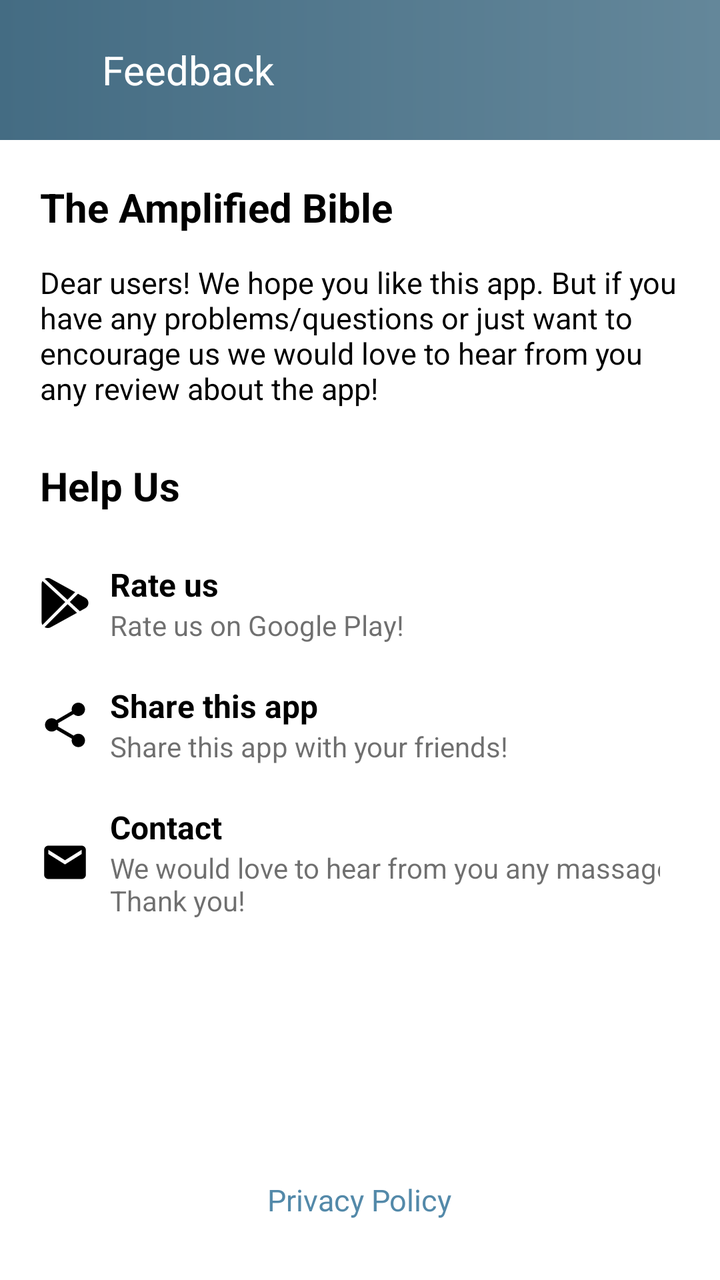
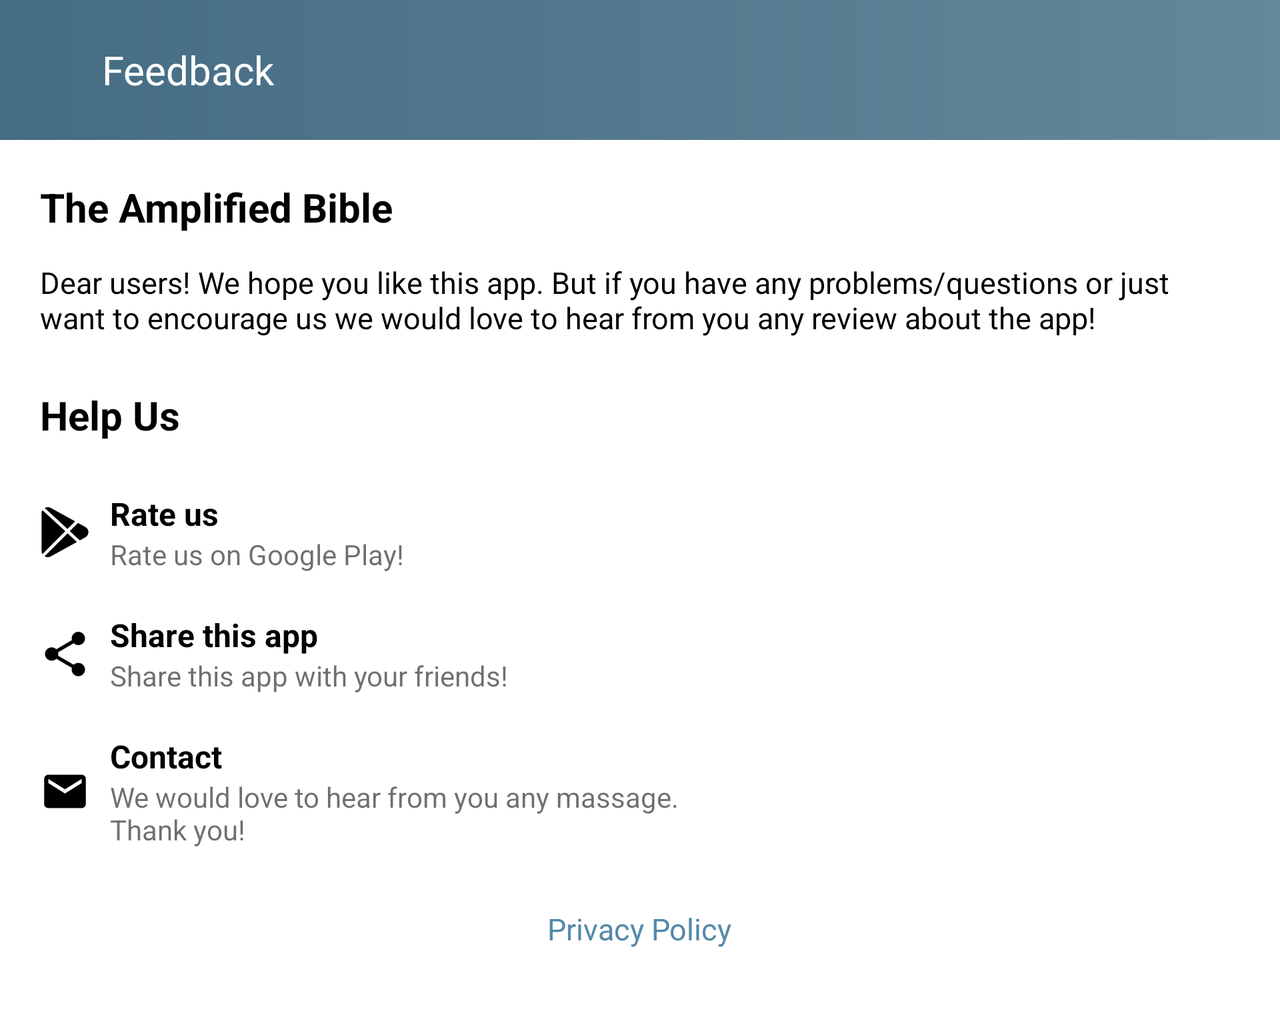

An Android layout and its configuration variant, each rendered on a device that would load it. The default file and the variant file are quoted in full after the pictures.
<!-- AndroidManifest.xml: application theme Theme.Bible -->
<!-- res/layout/fragment_feedback.xml -->
<?xml version="1.0" encoding="utf-8"?>
<FrameLayout xmlns:android="http://schemas.android.com/apk/res/android"
    android:layout_width="match_parent"
    android:layout_height="match_parent"
    android:clickable="true"
    android:focusable="true"
    android:background="?attr/mainBackground"
    android:orientation="vertical">

    <LinearLayout
        android:orientation="vertical"
        android:layout_width="match_parent"
        android:layout_height="wrap_content">

        <androidx.appcompat.widget.Toolbar
            android:id="@+id/toolbar"
            android:paddingEnd="20dp"
            android:background="@drawable/gradient"
            android:layout_width="match_parent"
            android:layout_height="70dp">

            <GridLayout
                android:layout_width="match_parent"
                android:layout_height="wrap_content">

                <ImageView
                    android:id="@+id/imageViewBack"
                    android:src="@drawable/ic_back"
                    android:padding="10dp"
                    android:layout_gravity="center_vertical"
                    android:layout_width="wrap_content"
                    android:layout_height="wrap_content" />

                <TextView
                    android:id="@+id/textViewToolbar"
                    android:text="@string/feedback"
                    android:textSize="20sp"
                    android:textColor="@color/white"
                    android:layout_columnWeight="1"
                    android:paddingStart="15dp"
                    android:layout_gravity="center_vertical"
                    android:layout_width="wrap_content"
                    android:layout_height="wrap_content"/>

            </GridLayout>
        </androidx.appcompat.widget.Toolbar>

        <LinearLayout
            android:padding="20dp"
            android:orientation="vertical"
            android:layout_width="match_parent"
            android:layout_height="wrap_content">

            <TextView
                android:text="@string/feedback_title"
                android:textSize="20sp"
                android:textStyle="bold"
                android:textColor="?attr/feedbackTitle"
                android:layout_width="wrap_content"
                android:layout_height="wrap_content"/>

            <TextView
                android:text="@string/feedback_text"
                android:textSize="15sp"
                android:textColor="?attr/feedbackText"
                android:layout_marginTop="14dp"
                android:layout_width="wrap_content"
                android:layout_height="wrap_content"/>

            <TextView
                android:text="@string/feedback_help_us"
                android:textSize="20sp"
                android:textStyle="bold"
                android:textColor="?attr/feedbackHelpUs"
                android:layout_marginTop="25dp"
                android:layout_marginBottom="15dp"
                android:layout_width="wrap_content"
                android:layout_height="wrap_content"/>

            <GridLayout
                android:id="@+id/gridLayoutRate"
                android:paddingTop="10dp"
                android:paddingBottom="10dp"
                android:paddingEnd="10dp"
                android:layout_width="match_parent"
                android:layout_height="wrap_content">

                <ImageView
                    android:layout_marginEnd="10dp"
                    android:layout_gravity="center_vertical"
                    android:src="@drawable/ic_feedback_googleplay"
                    android:layout_width="25dp"
                    android:layout_height="25dp"/>

                <LinearLayout
                    android:gravity="center_vertical"
                    android:orientation="vertical"
                    android:layout_width="wrap_content"
                    android:layout_height="wrap_content">

                    <TextView
                        android:text="@string/feedback_rate"
                        android:textSize="16sp"
                        android:textStyle="bold"
                        android:textColor="?attr/feedbackName"
                        android:layout_width="wrap_content"
                        android:layout_height="wrap_content"/>

                    <TextView
                        android:textColor="?attr/feedbackDescription"
                        android:text="@string/feedback_rate_description"
                        android:layout_width="wrap_content"
                        android:layout_height="wrap_content"/>

                </LinearLayout>

            </GridLayout>

            <GridLayout
                android:id="@+id/gridLayoutShare"
                android:paddingTop="10dp"
                android:paddingBottom="10dp"
                android:paddingEnd="10dp"
                android:layout_width="match_parent"
                android:layout_height="wrap_content">

                <ImageView
                    android:layout_marginEnd="10dp"
                    android:layout_gravity="center_vertical"
                    android:src="@drawable/ic_share_feedback"
                    android:layout_width="25dp"
                    android:layout_height="25dp"/>

                <LinearLayout
                    android:orientation="vertical"
                    android:layout_width="wrap_content"
                    android:layout_height="wrap_content">

                    <TextView
                        android:text="@string/feedback_share"
                        android:textStyle="bold"
                        android:textSize="16sp"
                        android:textColor="?attr/feedbackName"
                        android:layout_width="wrap_content"
                        android:layout_height="wrap_content"/>

                    <TextView
                        android:textColor="?attr/feedbackDescription"
                        android:text="@string/feedback_share_description"
                        android:layout_width="wrap_content"
                        android:layout_height="wrap_content"/>

                </LinearLayout>

            </GridLayout>

            <GridLayout
                android:id="@+id/gridLayoutContact"
                android:paddingTop="10dp"
                android:paddingBottom="10dp"
                android:paddingEnd="10dp"
                android:layout_width="match_parent"
                android:layout_height="wrap_content">

                <ImageView
                    android:layout_marginEnd="10dp"
                    android:layout_gravity="center_vertical"
                    android:src="@drawable/ic_feedback_contact"
                    android:layout_width="25dp"
                    android:layout_height="25dp"/>

                <LinearLayout
                    android:orientation="vertical"
                    android:layout_width="wrap_content"
                    android:layout_height="wrap_content">

                    <TextView
                        android:text="@string/feedback_contact"
                        android:textStyle="bold"
                        android:textSize="16sp"
                        android:textColor="?attr/feedbackName"
                        android:layout_width="wrap_content"
                        android:layout_height="wrap_content"/>

                    <TextView
                        android:textColor="?attr/feedbackDescription"
                        android:text="@string/feedback_contact_description"
                        android:layout_width="wrap_content"
                        android:layout_height="wrap_content"/>

                </LinearLayout>

            </GridLayout>

        </LinearLayout>

    </LinearLayout>

    <TextView
        android:id="@+id/textViewPolicy"
        android:text="@string/feedback_policy"
        android:textSize="15sp"
        android:textColor="?attr/feedbackPolicy"
        android:layout_marginBottom="30dp"
        android:layout_gravity="bottom|center"
        android:layout_width="wrap_content"
        android:layout_height="wrap_content"/>

</FrameLayout>
<!-- resources referenced by this layout -->
<resources>
  <color name="white">#FFFFFFFF</color>
  <!-- drawable gradient (drawable) -->
  <?xml version="1.0" encoding="utf-8"?>
  <shape xmlns:android="http://schemas.android.com/apk/res/android">
  
      <gradient android:angle="0"
          android:startColor="?attr/mainToolbarGradientStart"
          android:endColor="?attr/mainToolbarGradientEnd"/>
  
  </shape>
  <!-- drawable ic_feedback_contact (drawable) -->
  <vector xmlns:android="http://schemas.android.com/apk/res/android"
      android:width="24dp"
      android:height="24dp"
      android:tint="?attr/feedbackIcon"
      android:viewportWidth="24"
      android:viewportHeight="24">
      <path
          android:fillColor="?attr/feedbackIcon"
          android:pathData="M20,4L4,4c-1.1,0 -1.99,0.9 -1.99,2L2,18c0,1.1 0.9,2 2,2h16c1.1,0 2,-0.9 2,-2L22,6c0,-1.1 -0.9,-2 -2,-2zM20,8l-8,5 -8,-5L4,6l8,5 8,-5v2z" />
  </vector>
  <!-- drawable ic_feedback_googleplay (drawable) -->
  <vector xmlns:android="http://schemas.android.com/apk/res/android"
      android:width="30dp"
      android:height="30dp"
      android:viewportWidth="30"
      android:viewportHeight="30">
    <group>
      <clip-path
          android:pathData="M0,0h30v30h-30z"/>
      <path
          android:pathData="M6.548,0.4798C5.3743,-0.1689 3.9962,-0.1539 2.83,0.4892L16.498,13.0978L21.0896,8.5062L6.548,0.4798Z"
          android:fillColor="?attr/feedbackIcon"/>
      <path
          android:pathData="M1.4632,1.7788C1.1295,2.3244 0.9383,2.9487 0.9383,3.6106V26.383C0.9383,27.0243 1.1126,27.6355 1.4276,28.1698L15.1725,14.425L1.4632,1.7788Z"
          android:fillColor="?attr/feedbackIcon"/>
      <path
          android:pathData="M27.1774,11.866L22.7977,9.4492L17.8761,14.3689L23.9076,19.9318L27.1793,18.1262C28.3567,17.4738 29.0617,16.3038 29.0617,14.9952C29.0598,13.6865 28.3567,12.5166 27.1774,11.866Z"
          android:fillColor="?attr/feedbackIcon"/>
      <path
          android:pathData="M16.5505,15.6968L2.7682,29.4791C3.3663,29.8204 4.0225,30.0003 4.6824,30.0003C5.3199,30.0003 5.9611,29.8391 6.5479,29.5147L22.1789,20.8884L16.5505,15.6968Z"
          android:fillColor="?attr/feedbackIcon"/>
    </group>
  </vector>
  <string name="feedback">Feedback</string>
  <string name="feedback_contact">Contact</string>
  <string name="feedback_contact_description">We would love to hear from you any massage.\nThank you!</string>
  <string name="feedback_help_us">Help Us</string>
  <string name="feedback_policy">Privacy Policy</string>
  <string name="feedback_rate">Rate us</string>
  <string name="feedback_rate_description">Rate us on Google Play!</string>
  <string name="feedback_share">Share this app</string>
  <string name="feedback_share_description">Share this app with your friends!</string>
  <string name="feedback_text">Dear users! We hope you like this app. But if you have any problems/questions or just want to encourage us we would love to hear from you any review about the app!</string>
  <string name="feedback_title">The Amplified Bible</string>
  <color name="purple_500">#E0714E</color>
  <color name="black">#FF000000</color>
</resources>
<!-- res/layout-land/fragment_feedback.xml (the repository's variant of the layout above) -->
<!-- drawn on the phone turned sideways -->
<?xml version="1.0" encoding="utf-8"?>
<androidx.core.widget.NestedScrollView xmlns:android="http://schemas.android.com/apk/res/android"
    android:layout_width="match_parent"
    android:layout_height="match_parent"
    android:clickable="true"
    android:focusable="true"
    android:background="?attr/mainBackground"
    android:overScrollMode="never"
    android:orientation="vertical">

    <LinearLayout
        android:orientation="vertical"
        android:layout_width="match_parent"
        android:layout_height="wrap_content">

        <androidx.appcompat.widget.Toolbar
            android:id="@+id/toolbar"
            android:paddingEnd="20dp"
            android:background="@drawable/gradient"
            android:layout_width="match_parent"
            android:layout_height="70dp">

            <GridLayout
                android:layout_width="match_parent"
                android:layout_height="wrap_content">

                <ImageView
                    android:id="@+id/imageViewBack"
                    android:src="@drawable/ic_back"
                    android:padding="10dp"
                    android:layout_gravity="center_vertical"
                    android:layout_width="wrap_content"
                    android:layout_height="wrap_content" />

                <TextView
                    android:id="@+id/textViewToolbar"
                    android:text="@string/feedback"
                    android:textSize="20sp"
                    android:textColor="@color/white"
                    android:layout_columnWeight="1"
                    android:paddingStart="15dp"
                    android:layout_gravity="center_vertical"
                    android:layout_width="wrap_content"
                    android:layout_height="wrap_content"/>

            </GridLayout>
        </androidx.appcompat.widget.Toolbar>

        <LinearLayout
            android:padding="20dp"
            android:orientation="vertical"
            android:layout_width="match_parent"
            android:layout_height="wrap_content">

            <TextView
                android:text="@string/feedback_title"
                android:textSize="20sp"
                android:textStyle="bold"
                android:textColor="?attr/feedbackTitle"
                android:layout_width="wrap_content"
                android:layout_height="wrap_content"/>

            <TextView
                android:text="@string/feedback_text"
                android:textSize="15sp"
                android:textColor="?attr/feedbackText"
                android:layout_marginTop="14dp"
                android:layout_width="wrap_content"
                android:layout_height="wrap_content"/>

            <TextView
                android:text="@string/feedback_help_us"
                android:textSize="20sp"
                android:textStyle="bold"
                android:textColor="?attr/feedbackHelpUs"
                android:layout_marginTop="25dp"
                android:layout_marginBottom="15dp"
                android:layout_width="wrap_content"
                android:layout_height="wrap_content"/>

            <GridLayout
                android:id="@+id/gridLayoutRate"
                android:paddingTop="10dp"
                android:paddingBottom="10dp"
                android:paddingEnd="10dp"
                android:layout_width="match_parent"
                android:layout_height="wrap_content">

                <ImageView
                    android:layout_marginEnd="10dp"
                    android:layout_gravity="center_vertical"
                    android:src="@drawable/ic_feedback_googleplay"
                    android:layout_width="25dp"
                    android:layout_height="25dp"/>

                <LinearLayout
                    android:gravity="center_vertical"
                    android:orientation="vertical"
                    android:layout_width="wrap_content"
                    android:layout_height="wrap_content">

                    <TextView
                        android:text="@string/feedback_rate"
                        android:textSize="16sp"
                        android:textStyle="bold"
                        android:textColor="?attr/feedbackName"
                        android:layout_width="wrap_content"
                        android:layout_height="wrap_content"/>

                    <TextView
                        android:textColor="?attr/feedbackDescription"
                        android:text="@string/feedback_rate_description"
                        android:layout_width="wrap_content"
                        android:layout_height="wrap_content"/>

                </LinearLayout>

            </GridLayout>

            <GridLayout
                android:id="@+id/gridLayoutShare"
                android:paddingTop="10dp"
                android:paddingBottom="10dp"
                android:paddingEnd="10dp"
                android:layout_width="match_parent"
                android:layout_height="wrap_content">

                <ImageView
                    android:layout_marginEnd="10dp"
                    android:layout_gravity="center_vertical"
                    android:src="@drawable/ic_share_feedback"
                    android:layout_width="25dp"
                    android:layout_height="25dp"/>

                <LinearLayout
                    android:orientation="vertical"
                    android:layout_width="wrap_content"
                    android:layout_height="wrap_content">

                    <TextView
                        android:text="@string/feedback_share"
                        android:textStyle="bold"
                        android:textSize="16sp"
                        android:textColor="?attr/feedbackName"
                        android:layout_width="wrap_content"
                        android:layout_height="wrap_content"/>

                    <TextView
                        android:textColor="?attr/feedbackDescription"
                        android:text="@string/feedback_share_description"
                        android:layout_width="wrap_content"
                        android:layout_height="wrap_content"/>

                </LinearLayout>

            </GridLayout>

            <GridLayout
                android:id="@+id/gridLayoutContact"
                android:paddingTop="10dp"
                android:paddingBottom="10dp"
                android:paddingEnd="10dp"
                android:layout_width="match_parent"
                android:layout_height="wrap_content">

                <ImageView
                    android:layout_marginEnd="10dp"
                    android:layout_gravity="center_vertical"
                    android:src="@drawable/ic_feedback_contact"
                    android:layout_width="25dp"
                    android:layout_height="25dp"/>

                <LinearLayout
                    android:orientation="vertical"
                    android:layout_width="wrap_content"
                    android:layout_height="wrap_content">

                    <TextView
                        android:text="@string/feedback_contact"
                        android:textStyle="bold"
                        android:textSize="16sp"
                        android:textColor="?attr/feedbackName"
                        android:layout_width="wrap_content"
                        android:layout_height="wrap_content"/>

                    <TextView
                        android:textColor="?attr/feedbackDescription"
                        android:text="@string/feedback_contact_description"
                        android:layout_width="wrap_content"
                        android:layout_height="wrap_content"/>
                </LinearLayout>

            </GridLayout>

        </LinearLayout>

        <TextView
            android:id="@+id/textViewPolicy"
            android:text="@string/feedback_policy"
            android:textSize="15sp"
            android:textColor="?attr/feedbackPolicy"
            android:layout_marginBottom="30dp"
            android:layout_gravity="bottom|center"
            android:layout_width="wrap_content"
            android:layout_height="wrap_content"/>

    </LinearLayout>

</androidx.core.widget.NestedScrollView>
